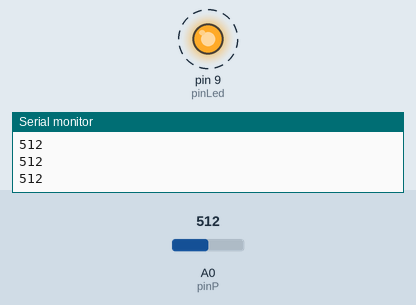
Simulated run of this sketch. Board: Arduino Uno, built with avr-gcc and run on an emulated ATmega328P. Parts: output pins drawn as LEDs (lit = HIGH), the last lines printed to the serial monitor. Dashed ring = blinking. Inputs (shaded band) come from the test bench; at power-on: A0 (pinP) = 512.

Above: at 1.08 s.
1.3 s: A0 (pinP) set to 122
At 1.58 s:
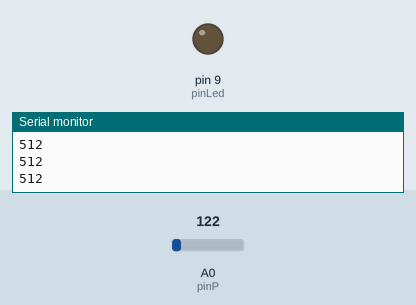
4.3 s: A0 (pinP) set to 0
At 4.7 s:
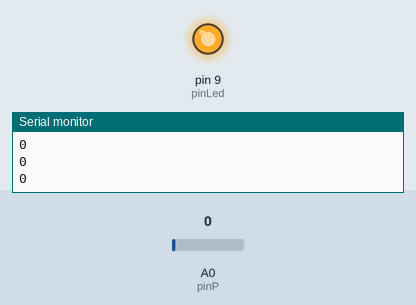
Timing chart, 0 to 7.3 s (numbered marks = the images above; inputs shaded):
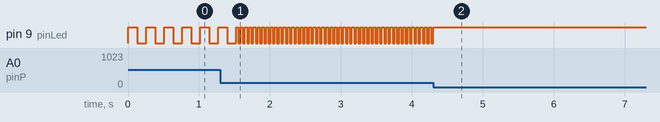

The sketch:

06_pot_brightness.ino
```cpp
// C++ code
//
int pinLed = 9;
int pinP = A0;
int intervalLed = 0;
void setup()
{
  pinMode(pinLed, OUTPUT);
  Serial.begin(9600);
}

void loop()
{
  int v = analogRead(pinP);
  intervalLed = map(v, 0, 1023, 0, 255);
  if (v > 0) {
    digitalWrite(pinLed, HIGH);
    delay(intervalLed);
    digitalWrite(pinLed, LOW);
    delay(intervalLed);
  } else {
    digitalWrite(pinLed, HIGH);
  }

  Serial.println(v);
}

void light()
{
  int v = analogRead(pinP);
  analogWrite(pinLed, map(v, 0, 1023, 0, 255));
  Serial.println(v);
  delay(50);
}
```

Measured:
- after the input at 4.3 s, pin 9 (pinLed): goes on until 4.3 s, then stays HIGH
- by itself, pin 9 (pinLed): repeats every 0.06 s: HIGH 0.03 s, LOW 0.03 s
